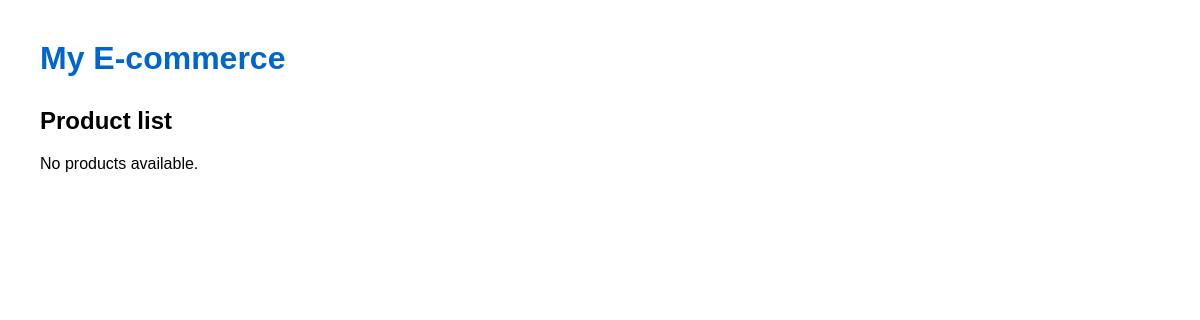
/, run on an earlier commit of the app's database.
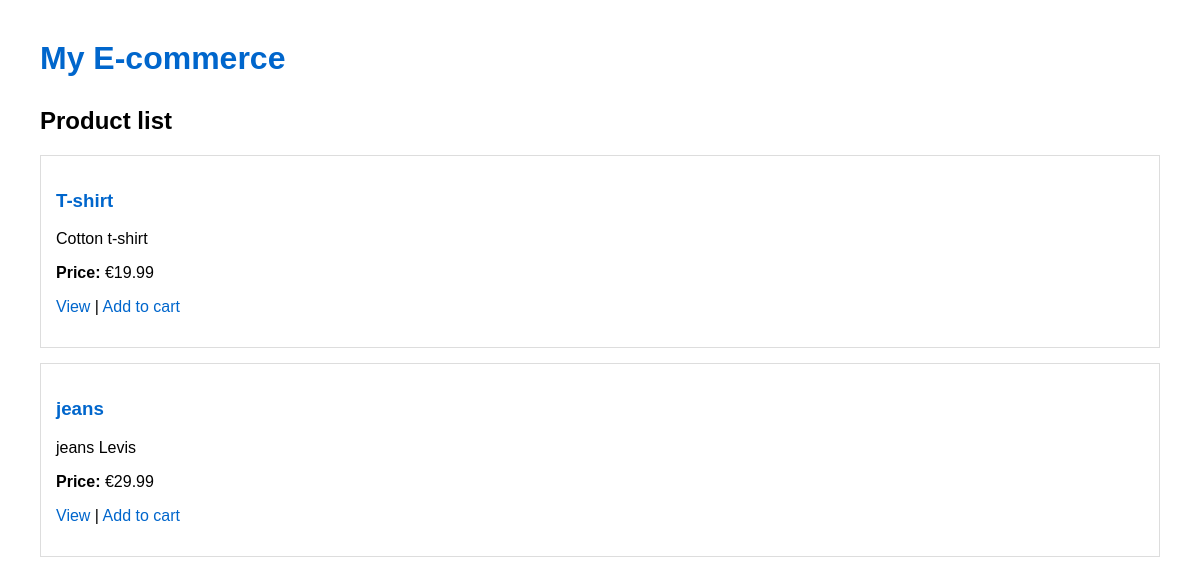
And on a later commit of the database.
### catalog/models.py (models this page shows, shortened)
class Product(models.Model):
    name = models.CharField(max_length=150)
    description = models.TextField(blank=True)
    price = models.DecimalField(max_digits=10, decimal_places=2)
    image = models.ImageField(upload_to="products/", blank=True, null=True)
    available = models.BooleanField(default=True)
    created_at = models.DateTimeField(auto_now_add=True)
    updated_at = models.DateTimeField(auto_now=True)
    class Meta:
        ordering = ["name"]

### catalog/views.py (the view)
# urls.py: path("", views.product_list, name="product_list"),
def product_list(request):
    products = Product.objects.filter(available=True).order_by("name")
    return render(request, "catalog/product_list.html", {"products": products})

### catalog/templates/catalog/product_list.html (shortened to what this page needs)
{% extends "catalog/base.html" %}
{% block content %}
<h2>Product list</h2>
{% for product in products %}
  <div class="product">
    <h3>
        <a href="{% url 'catalog:product_detail' product.pk %}">
            {{ product.name }}
        </a>
    </h3>
    <p>{{ product.description|truncatechars:120 }}</p>
    <p><strong>Price:</strong> €{{ product.price }}</p>
    <p>
        <a href="{% url 'catalog:product_detail' product.pk %}">View</a>
        |
        <a href="{% url 'shopping_cart:cart_add' product.id %}">Add to cart</a>
    </p>
</div>
{% empty %}
    <p>No products available.</p>
{% endfor %}
{% endblock %}

### catalog/templates/catalog/base.html (shortened to what this page needs)
<!DOCTYPE html>
<html lang="en">
<head>
</head>
<body>
<header>
    <h1><a href="{% url 'catalog:product_list' %}">My E-commerce</a></h1>
</header>
{% block content %}{% endblock %}
</body>
</html>

### catalog/templates/catalog/base.html (style rules this page uses)
body { font-family: Arial, sans-serif; margin: 40px; }
header { margin-bottom: 30px; }
.product { border: 1px solid #ddd; padding: 15px; margin-bottom: 15px; }
a { text-decoration: none; color: #0066cc; }

What changed in the data, as far as the page shows it:
added Product: name "T-shirt", description "Cotton t-shirt", price "19.99"
added Product: name "jeans", description "jeans Levis", price "29.99"
Also different on the page:
text no longer shown: "No products available."
